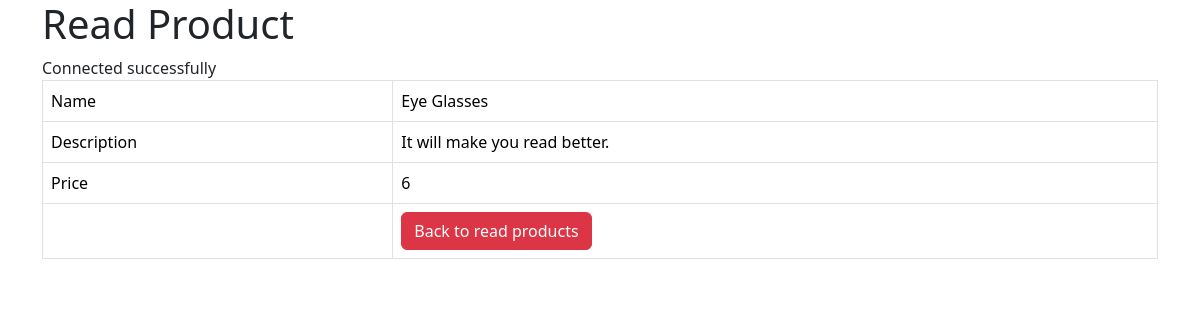
Screenshot of /product_details.php?id=4 with the database file from the repository.
### tables this page shows
CREATE TABLE IF NOT EXISTS `products` (
  `id` int NOT NULL AUTO_INCREMENT,
  `name` varchar(128) NOT NULL,
  `description` text NOT NULL,
  `product_cat` int NOT NULL,
  `price` double NOT NULL,
  `promotion_price` double NOT NULL,
  `manufacture_date` text NOT NULL,
  `expired_date` text NOT NULL,
  `created` datetime NOT NULL,
  `modified` timestamp NOT NULL DEFAULT CURRENT_TIMESTAMP ON UPDATE CURRENT_TIMESTAMP,
  PRIMARY KEY (`id`)
);

### product_details.php (the view, shortened to what this page needs)
<!DOCTYPE HTML>
<html>
<head>
    <link href="https://cdn.jsdelivr.net/npm/bootstrap@5.3.3/dist/css/bootstrap.min.css" rel="stylesheet">
</head>
<body>
    <div class="container">
        <div class="page-header">
            <h1>Read Product</h1>
        </div>
        <?php
        $id = isset($_GET['id']) ? $_GET['id'] : die('ERROR: Record ID not found.');
        include 'config/database.php';
        try {
            $query = "SELECT id, name, description, price FROM products WHERE id = ? LIMIT 0,1";
            $stmt = $con->prepare($query);
            $stmt->bindParam(1, $id);
            $stmt->execute();
            $row = $stmt->fetch(PDO::FETCH_ASSOC);
            $name = $row['name'];
            $description = $row['description'];
            $price = $row['price'];
        }
        catch (PDOException $exception) {
            die('ERROR: ' . $exception->getMessage());
        }
        ?>
        <table class='table table-hover table-responsive table-bordered'>
            <tr>
                <td>Name</td>
                <td><?php echo $name;  ?></td>
            </tr>
            <tr>
                <td>Description</td>
                <td><?php echo $description;  ?></td>
            </tr>
            <tr>
                <td>Price</td>
                <td><?php echo $price;  ?></td>
            </tr>
            <tr>
                <td></td>
                <td>
                    <a href='index.php' class='btn btn-danger'>Back to read products</a>
                </td>
            </tr>
        </table>
    </div>
</body>
</html>

### rows the page displays
products: name "Eye Glasses", description "It will make you read better.", price "6"
